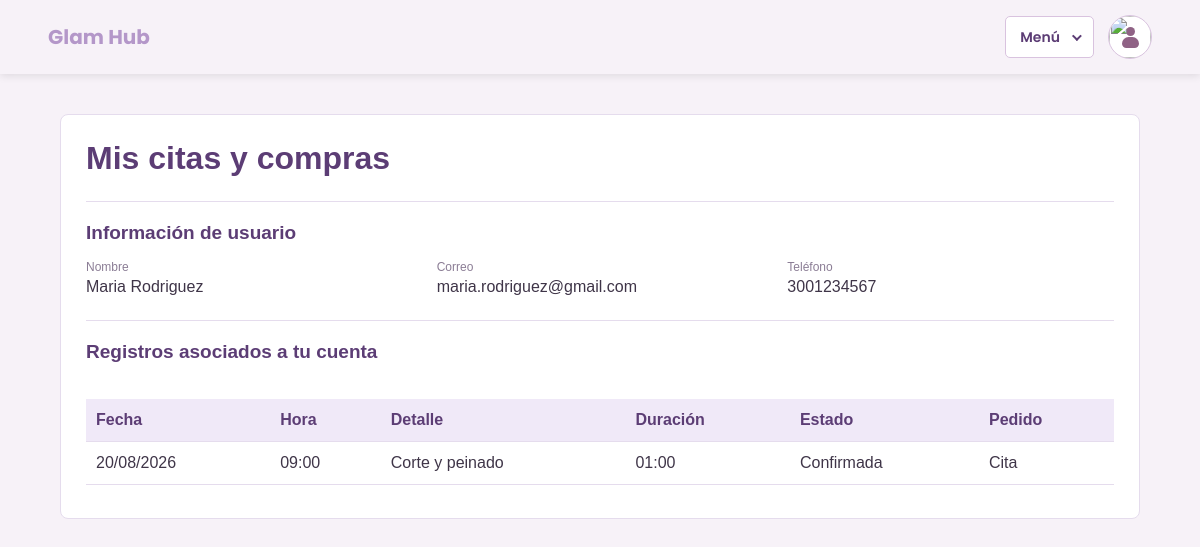
/citas.php (signed in), run on the app's committed database.
### tables this page shows
CREATE TABLE Usuarios (
 IdUsuario INT AUTO_INCREMENT PRIMARY KEY,
 NombreUsuario VARCHAR(100) NOT NULL,
 CorreoUsuario VARCHAR(150) NOT NULL UNIQUE,
 PasswordUsuario VARCHAR(255) NOT NULL,
 TelefonoUsuario VARCHAR(30),
 FotoPerfil MEDIUMBLOB NULL,
 TipoFotoPerfil VARCHAR(30) NULL
);

CREATE TABLE Cita (
 IdCita INT AUTO_INCREMENT PRIMARY KEY,
 IdUsuario INT,
 IdPedido INT NULL,
 Fecha DATE,
 Hora TIME,
 Estado VARCHAR(30),
 Comentario TEXT,
 Duracion TIME,
 INDEX idx_cita_fecha_estado_hora (Fecha, Estado, Hora),
 CONSTRAINT fk_cita_usuario FOREIGN KEY (IdUsuario)
  REFERENCES Usuarios(IdUsuario) ON DELETE SET NULL
);

### citas.php (the view, shortened to what this page needs)
<?php
require 'conexion.php';
function escapar(string $valor): string
{
	return htmlspecialchars($valor, ENT_QUOTES, 'UTF-8');
}
$consultaUsuario = $conexion->prepare(
	'SELECT IdUsuario, NombreUsuario, CorreoUsuario, TelefonoUsuario
	 FROM Usuarios WHERE IdUsuario = :id'
);
$consultaUsuario->execute([':id' => (int) $_SESSION['usuario_id']]);
$usuario = $consultaUsuario->fetch(PDO::FETCH_ASSOC);
$consultaCitas = $conexion->prepare(
	' SELECT IdCita, IdPedido, Fecha, Hora, Estado, Comentario, Duracion
	 FROM Cita WHERE IdUsuario = :id
	 ORDER BY Fecha DESC, Hora DESC, IdCita DESC'
);
$consultaCitas->execute([':id' => $usuario['IdUsuario']]);
$citas = $consultaCitas->fetchAll(PDO::FETCH_ASSOC);
?>
<!DOCTYPE html>
<html lang="es">
<head>
	<link rel="stylesheet" href="css/estilos.css?v=12">
</head>
<body>
	<?php require 'navbar.php'; ?>
	<main class="container account-container">
		<h1>Mis citas y compras</h1>
		<section class="account-details" aria-labelledby="account-heading">
			<h2 id="account-heading">Información de usuario</h2>
			<dl>
				<div><dt>Nombre</dt><dd><?= escapar((string) $usuario['NombreUsuario']) ?></dd></div>
				<div><dt>Correo</dt><dd><?= escapar((string) $usuario['CorreoUsuario']) ?></dd></div>
				<div><dt>Teléfono</dt><dd><?= escapar((string) ($usuario['TelefonoUsuario'] ?: 'No registrado')) ?></dd></div>
			</dl>
		</section>
		<section class="account-appointments" aria-labelledby="appointments-heading">
			<h2 id="appointments-heading">Registros asociados a tu cuenta</h2>
			<?php if ($citas === []): ?>
				<p class="empty">Todavía no tienes citas ni compras registradas.</p>
			<?php else: ?>
				<div class="table-wrapper">
					<table>
						<thead>
							<tr>
								<th>Fecha</th>
								<th>Hora</th>
								<th>Detalle</th>
								<th>Duración</th>
								<th>Estado</th>
								<th>Pedido</th>
							</tr>
						</thead>
						<tbody>
							<?php foreach ($citas as $cita): ?>
								<tr>
									<td><?= escapar(date('d/m/Y', strtotime((string) $cita['Fecha']))) ?></td>
									<td><?= escapar(substr((string) $cita['Hora'], 0, 5)) ?></td>
									<td><?= escapar((string) $cita['Comentario']) ?></td>
									<td><?= $cita['Duracion'] ? escapar(substr((string) $cita['Duracion'], 0, 5)) : 'Por definir' ?></td>
									<td><?= escapar((string) $cita['Estado']) ?></td>
									<td><?= $cita['IdPedido'] === null ? 'Cita' : '#' . escapar((string) $cita['IdPedido']) ?></td>
								</tr>
							<?php endforeach; ?>
						</tbody>
					</table>
				</div>
			<?php endif; ?>
		</section>
	</main>
</body>
</html>

### css/estilos.css (style rules this page uses)
* { box-sizing: border-box; }
body { background: #f7f2f8; color: #3f3548; font-family: Arial, sans-serif; margin: 0; }
.container { background: #fff; border: 1px solid #e5dced; border-radius: 8px; margin: 40px auto; max-width: 1000px; padding: 25px; width: 90%; }
h1 { color: #5c3d75; margin-top: 0; }
.table-wrapper { overflow-x: auto; }
table { border-collapse: collapse; margin-top: 20px; width: 100%; }
th, td { border-bottom: 1px solid #e5dced; padding: 12px 10px; text-align: left; }
th { background: #f0e9f8; color: #5c3d75; }
.account-container { max-width: 1100px; }
.account-container h1 { margin-bottom: 24px; }
.account-details, .account-appointments { border-top: 1px solid #e5dced; padding-top: 20px; }
.account-details h2, .account-appointments h2 { color: #5c3d75; font-size: 19px; margin: 0 0 16px; }
.account-details dl { display: grid; gap: 14px 24px; grid-template-columns: repeat(auto-fit, minmax(180px, 1fr)); margin: 0 0 24px; }
.account-details dt { color: #8b7d95; font-size: 12px; margin-bottom: 4px; }
.account-details dd { color: #3f3548; margin: 0; overflow-wrap: anywhere; }
.account-appointments .table-wrapper { margin-bottom: 8px; }

### data on the page
usuarios: NombreUsuario "Maria Rodriguez", CorreoUsuario "maria.rodriguez@gmail.com", TelefonoUsuario "3001234567"
cita: Fecha "20/08/2026", Hora "09:00", Comentario "Corte y peinado", Duracion "01:00", Estado "Confirmada", shows "Cita"
